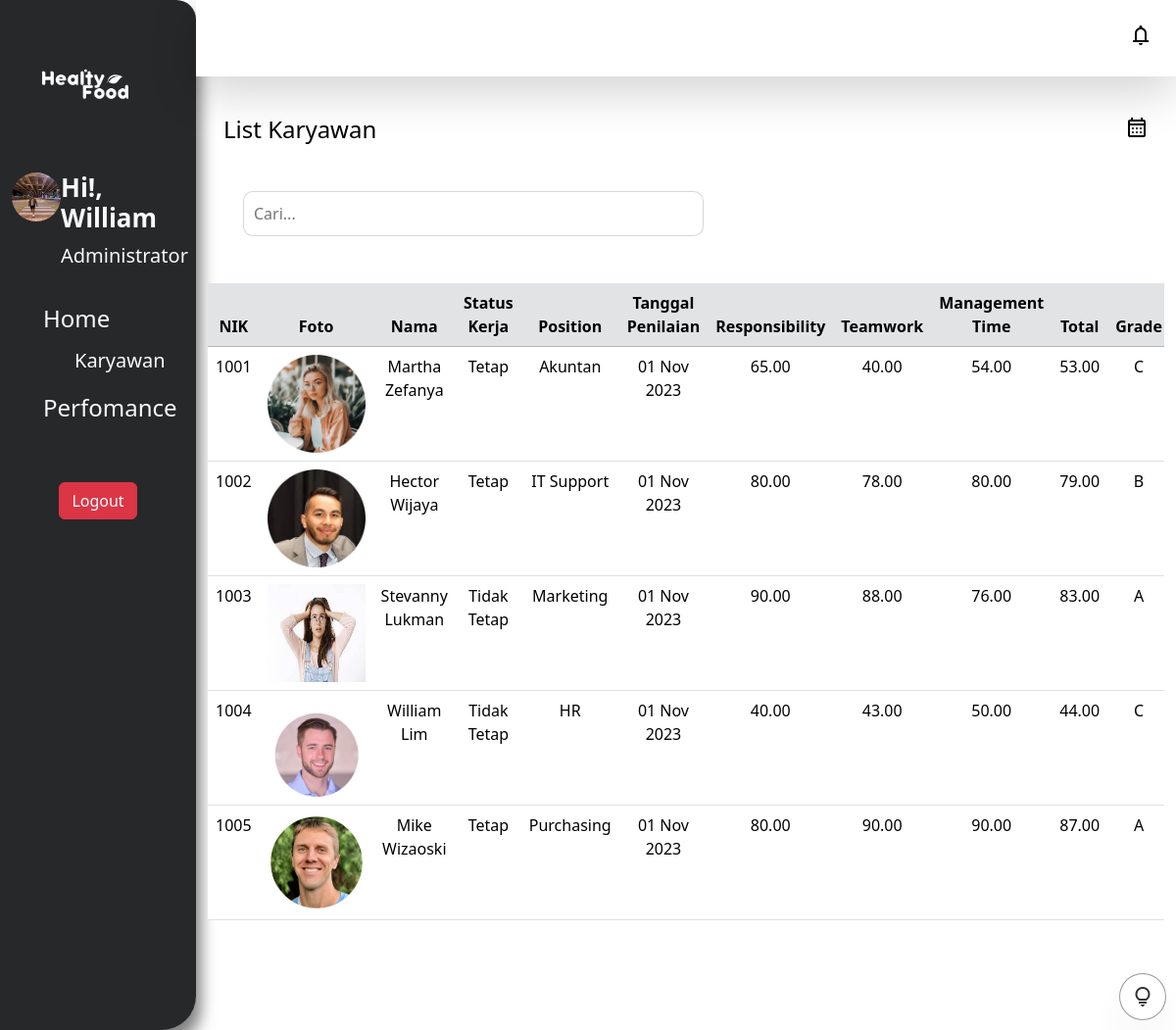
The page /Karyawan/Karyawan_tetap.php on the database its author committed.
### tables this page shows
CREATE TABLE `performance` (
  `nik` int(8) NOT NULL,
  `foto` varchar(200) NOT NULL,
  `nama` varchar(200) NOT NULL,
  `status_kerja` enum('Tetap','Tidak Tetap') NOT NULL,
  `position` varchar(10) NOT NULL,
  `tgl_penilaian` date NOT NULL,
  `responsibility` decimal(10,2) NOT NULL,
  `teamwork` decimal(10,2) NOT NULL,
  `management_time` decimal(10,2) NOT NULL,
  `total` decimal(10,2) NOT NULL,
  `grade` varchar(3) NOT NULL
);

### Karyawan/Karyawan_tetap.php (the view, shortened to what this page needs)
<!doctype html>
<html lang="en" >
  <head>
    <link rel="stylesheet" href="css/style.css">
    <link href="https://cdn.jsdelivr.net/npm/bootstrap@5.3.2/dist/css/bootstrap.min.css" rel="stylesheet">
  </head>
  <body style="overflow-y:hidden;">
    <section class="container-fluid ">
        <div class="row" style="height: 100vh;" >
        <?php
            require('Require/SideBar.php');
        ?>
            <div class="col-md-9 col-xl-10 ">
                <?php
                require('Require/Header.php');
                ?>
                <main class="row custom-main  main overflow-y-auto" >
                    <div class="col-12 mt-4 d-flex justify-content-between">
                        <div class="p-3">
                            <h4>List Karyawan</h4>
                        </div>
                        <div class="p-3">
                            <span class="material-symbols-outlined">
                            </span>
                        </div>
                    </div>
                    <div class="container ps-5 mt-4 ">
                        <form action="" method="POST">
                            <div class="d-flex ">
                                <input type="text" name="keyword" id="keyword" placeholder="Cari..." class="search-Input  me-4"  autocomplete="off">
                            </div>
                        </form>
                    </div>
                    <div class="col-12  mb-5">
                        <div class="container custom-container-home-main" >
                            <div class="row overflow-x-auto" id="container">
                                <?php
                                    require 'Require/connection.php';
                                    $query = "SELECT * FROM performance";
                                    $result = mysqli_query($con, $query);
                                ?>
                                <table class="table table-hover text-center">
                                        <thead class="sticky-top">
                                            <tr class="text-center">
                                                <th class="table-secondary">NIK</th>
                                                <th class="table-secondary">Foto</th>
                                                <th class="table-secondary">Nama</th>
                                                <th class="table-secondary">Status Kerja</th>
                                                <th class="table-secondary">Position</th>
                                                <th class="table-secondary">Tanggal Penilaian</th>
                                                <th class="table-secondary">Responsibility</th>
                                                <th class="table-secondary">Teamwork</th>
                                                <th class="table-secondary">Management Time</th>
                                                <th class="table-secondary">Total</th>
                                                <th class="table-secondary">Grade</th>
                                            </tr>
                                        </thead>
                                        <?php
                                        while ($row = mysqli_fetch_assoc($result)) {
                                        ?>
                                            <tr>
                                                <td><?= $row['nik']; ?></td>
                                                <td><?= "<img src='image/" . $row['foto'] . "' width='100' height='100' title='" . $row['nik'] . "'/>"; ?></td>
                                                <td><?= $row['nama']; ?></td>
                                                <td><?= $row['status_kerja']; ?></td>
                                                <td><?= $row['position']; ?></td>
                                                <td><?= date("d M Y", strtotime($row['tgl_penilaian'])); ?></td>
                                                <td><?= $row['responsibility']; ?></td>
                                                <td><?= $row['teamwork']; ?></td>
                                                <td><?= $row['management_time']; ?></td>
                                                <td><?= $row['total']; ?></td>
                                                <td><?= $row['grade']; ?></td>
                                            </tr>
                                        <?php
                                        }
                                        ?>
                                </table>
                            </div>
                        </div>
                    </div>
                </main>
            </div>
        </div>
    </section>
    <button class="custom-theme" onclick="toggleTheme()" id="theme">
        <span class="material-symbols-outlined" id="theme-icon">lightbulb</span>
    </button>
  </body>
</html>

### Karyawan/Require/SideBar.php
<aside class="col-md-3 col-xl-2 d-none d-md-block custom-sidebar-bg">
        <div class>
            <img src="image/Logo.png" alt="" class="img-fluid " >
        </div>
        <div class="d-flex justify-content-between justify-content-lg-evenly">
            <img src="image/profile.jpg" alt="" class="custom-sidebar-profile d-none d-lg-block ">
            <div class="d-flex flex-column text-light">
                <h4 class="custom-h4 fw-bold">Hi!, William</h4>
                <p class="fs-5 fw-light">Administrator</p>
            </div>
        </div>
        <nav>
            <ul class="custom-sidebar-list">
                <li>
                    <a href="./home.php" class="text-light custom-sidebar-list fs-4">Home</a>
                        <ul>
                            <li>
                                <a href="./Karyawan_tetap.php" class="text-light fs-5 fw-light">Karyawan</a>
                            </li>
                        </ul>
                </li>
                <li class="custom-sidebar-list">
                    <a href="./performance.php" class="text-light custom-sidebar-list fs-4">Perfomance</a>
                </li>
            </ul>
        </nav>
        <div class="d-flex justify-content-between justify-content-evenly pt-5">
            <button class="btn btn-danger" ><a href="index.php" style="color:white; text-decoration:none;">Logout</a></button>
        </div>
</aside>

### Karyawan/Require/Header.php (shortened to what this page needs)
<header class="row h-auto custom-header shadow-lg " style="background-color: var(--bs-body-bg);">
    <div class="col p-4 d-flex justify-content-between justify-content-md-end">
        <div>
            <span class="material-symbols-outlined">
            </span>
        </div>
    </div>
</header>

### Karyawan/css/style.css (style rules this page uses)
:root { --background-light: #ffffff; --background-dark: #232426; --text-light: #000000; --text-dark: #ffffff; --card-light: #efedf7; --card-dark: #2f3030; --table-light:#dae1f5; --table-dark:#2f3030; }
* { padding: 0; margin: 0; }
body { font-family: 'Poppins', sans-serif; }
ul { list-style: none; }
body[data-bs-theme="light"], body[data-bs-theme="dark"] { transition: background-color 0.3s, color 0.5s; }
.custom-sidebar-list a { text-decoration: none; }
.main { max-height: calc(100vh - 50px); overflow-y: auto; }
.search-Input { padding:10px; outline: none; border:0.5px solid rgba(211,211,211,0.9); border-radius:10px; width:50%; }
.custom-sidebar-bg { background-color: rgba(39, 40, 41, 1); box-shadow: 7px 14px 15px -2px rgba(0, 0, 0, 0.5); border-radius: 0px 20px 35px 0px; height:100vh; }
.custom-sidebar-profile { min-width:50px; max-height:50px; border-radius:50%; }
.custom-h4 { font-size:26px; }
.custom-sidebar-list { margin-bottom:10px; }
nav ul > li { margin: 15px 0; }
nav ul ul > li { margin: 10px 0; }
.custom-header { position:relative; background-color: #fff; z-index:2; }
.custom-main { position:relative; }
.custom-container-home-main { margin:30px 70px; padding:18px 26px; }
.custom-theme { background-color: white; color: black; }
.custom-theme { position:fixed; bottom: 10px; right: 10px; background:white; width: 3rem; height: 3rem; opacity: 0.8; border-radius: 50%; backdrop-filter: blur(10px); border: 1px solid rgba(0, 0, 0, 0.5); box-shadow: 0 25px 50px -12px rgb(0 0 0 / 0.25); display:flex; align-items: center; justify-content: center; transition-property: all; transition-timing-function: cubic-bezier(0.4, 0, 0.2, 1); transition-duration: 150ms; }

### rows shown on the page
performance: nik "1001", foto (picture), nama "Martha Zefanya", status_kerja "Tetap", position "Akuntan", tgl_penilaian "01 Nov 2023", responsibility "65.00", teamwork "40.00", management_time "54.00", total "53.00", grade "C"
performance: nik "1002", foto (picture), nama "Hector Wijaya", status_kerja "Tetap", position "IT Support", tgl_penilaian "01 Nov 2023", responsibility "80.00", teamwork "78.00", management_time "80.00", total "79.00", grade "B"
performance: nik "1003", foto (picture), nama "Stevanny Lukman", status_kerja "Tidak Tetap", position "Marketing", tgl_penilaian "01 Nov 2023", responsibility "90.00", teamwork "88.00", management_time "76.00", total "83.00", grade "A"
performance: nik "1004", foto (picture), nama "William Lim", status_kerja "Tidak Tetap", position "HR", tgl_penilaian "01 Nov 2023", responsibility "40.00", teamwork "43.00", management_time "50.00", total "44.00", grade "C"
performance: nik "1005", foto (picture), nama "Mike Wizaoski", status_kerja "Tetap", position "Purchasing", tgl_penilaian "01 Nov 2023", responsibility "80.00", teamwork "90.00", management_time "90.00", total "87.00", grade "A"
